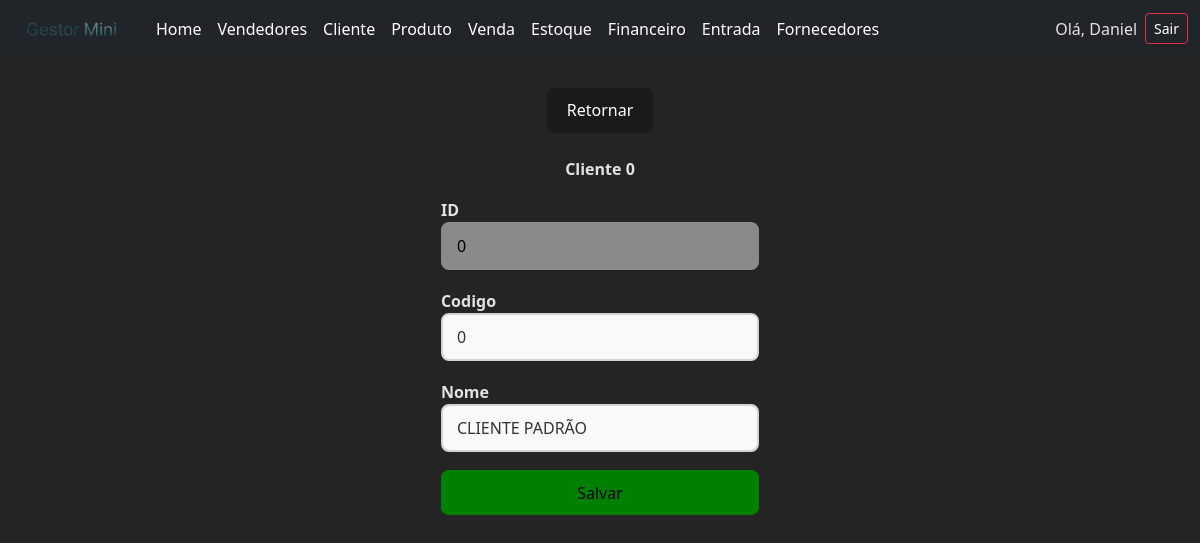
The app's page /clientes/0/edit/ (signed in) with its own data.
### core/models.py (models this page shows, shortened)
class Cliente(models.Model):
    codigo = models.IntegerField()
    nome = models.CharField(max_length=100)

### core/views.py (the view, shortened to what this page needs)
# urls.py: path('clientes/<int:id>/edit/',views.editar_cliente,name='editarcliente'),
@login_required
def editar_cliente(request,id):
    erro = None
    cli = get_object_or_404(Cliente,id=id)
    return render(request,'edicao/editarcliente.html',{'cli':cli,'erro':erro})

### core/templates/edicao/editarcliente.html (shortened to what this page needs)
<!DOCTYPE html>
<html lang="pt-br">
<head>
    {% load static %}
    <link rel="stylesheet" href="{% static 'clientes.css' %}">
</head>
<body>
    {% include 'components/navbar.html'%}
    <div class="divcentral">
        <button class="buttonp"><a href="{% url 'clientes' %}">Retornar</a></button>
        <br>
         <p class="boldtext">Cliente {{cli.id}} </p>
        <form  method="post">
            <div class="formularios">
                <p class="boldtext">ID<input class="inputcadastrodisable"  name="id" value="{{ cli.id }}" disabled></p>
                <p class="boldtext" >Codigo<input class="inputcadastro" type="text" name="codigo" value="{{ cli.codigo }}"></p>
                <p class="boldtext">Nome<input class="inputcadastro" type="text" name="nome" value="{{cli.nome}}"></p>
                <button class="checkbutton" type="submit">Salvar</button>
        </div>
    </form>
    </div>
</body>
</html>

### core/templates/components/navbar.html (shortened to what this page needs)
<!DOCTYPE html>
<html lang="en">
<head>
    <link href="https://cdn.jsdelivr.net/npm/bootstrap@5.3.3/dist/css/bootstrap.min.css" rel="stylesheet">
    {% load static %}
    <link rel="stylesheet" href="{% static 'style.css'%}">
</head>
<body>
    <nav class="navbar navbar-expand-lg navbar-dark bg-dark">
  <div class="container-fluid">
    <a class="navbar-brand" href="{% url 'home' %}"><img class="img" src="{% static 'images/fraselogo.png' %}" alt=""></a>
    <div class="collapse navbar-collapse" id="navbarMenu">
      <ul class="navbar-nav me-auto mb-2 mb-lg-0">
        <li class="nav-item">
          <a class="nav-link active" href="{% url 'home' %}">Home</a>
        </li>
        <li class="nav-item">
          <a class="nav-link" href="{%url 'vendedores' %}">Vendedores</a>
        </li>
        <li class="nav-item">
          <a class="nav-link" href="{% url 'clientes' %}">Cliente</a>
        </li>
        <li class="nav-item">
          <a class="nav-link" href="{% url 'produtos' %}">Produto</a>
        </li>
        <li class="nav-item">
          <a class="nav-link" href="{% url 'vendas' %}">Venda</a>
        </li>
        <li class="nav-item">
          <a class="nav-link" href="{% url 'estoque' %}">Estoque</a>
        </li>
        <li class="nav-item">
          <a class="nav-link" href="{% url 'duplicatas' %}">Financeiro</a>
        </li>
        <li>
          <a class="nav-link" href="{% url 'entradas' %}">Entrada</a>
        </li>
        <li>
          <a class="nav-link" href="{% url 'fornecedores' %}">Fornecedores</a>
        </li>
      </ul>
      {% if user.is_authenticated %}
      <div class="d-flex align-items-center ms-auto mb-2 mb-lg-0">
          <small class="me-2 nav-link">Olá, {{ user.username }}</small>
          <a href="{% url 'logout' %}" class="btn btn-outline-danger btn-sm">Sair</a>
      </div>
      {% else %}
      <div class="d-flex">
        <a href="/login" class="btn btn-outline-light">Login</a>
      </div>
      {% endif %}
    </div>
  </div>
</nav>
</body>
</html>

### static/clientes.css (style rules this page uses)
* { margin: 0; padding: 0; box-sizing: border-box; }
:root { font-family: Inter, system-ui, Avenir, Helvetica, Arial, sans-serif; line-height: 1.5; font-weight: 400; color-scheme: light dark; color: rgba(255, 255, 255, 0.87) !important; background-color: #242424; -webkit-font-smoothing: antialiased; -moz-osx-font-smoothing: grayscale; }
body { color: rgba(255, 255, 255, 0.87) !important; background-color: #242424; }
.inputcadastro, .inputcadastrodisable { width: 100%; max-width: 350px; padding: 10px 14px; border-radius: 8px; font-size: 16px; outline: none; transition: 0.2s ease; }
.inputcadastro { background: #f9f9f9; border: 2px solid #d3d3d3; color: #333; }
.inputcadastro::placeholder { color: #888; opacity: 0.8; }
.inputcadastrodisable { background: #8b8989; border: 2px solid #8b8989; color: black; }
a { font-weight: 500 !important; color: #ffffff !important; text-decoration: inherit !important; }
.buttonp, .checkbutton { border-radius: 8px; border: 1px solid transparent; padding: 0.6em 1.2em; font-size: 1em; font-weight: 500; cursor: pointer; transition: border-color 0.25s; }
.buttonp { background-color: #1a1a1a; }
.checkbutton { background-color: green; }
.divcentral { height: 20em; padding-top: 30px; display: flex; align-items: center; flex-direction: column; justify-content: space-evenly; background-color: #242424; }
.formularios { height: 20em; display: flex; flex-direction: column; justify-content: space-around; }
.boldtext { font-weight: bold; }

### static/style.css (style rules this page uses)
.img { width: 120px; height: 30px; }

### records on screen
Cliente: id "0", codigo "0", nome "CLIENTE PADRÃO"

### other values on screen
{{ user.username }} "Daniel"
